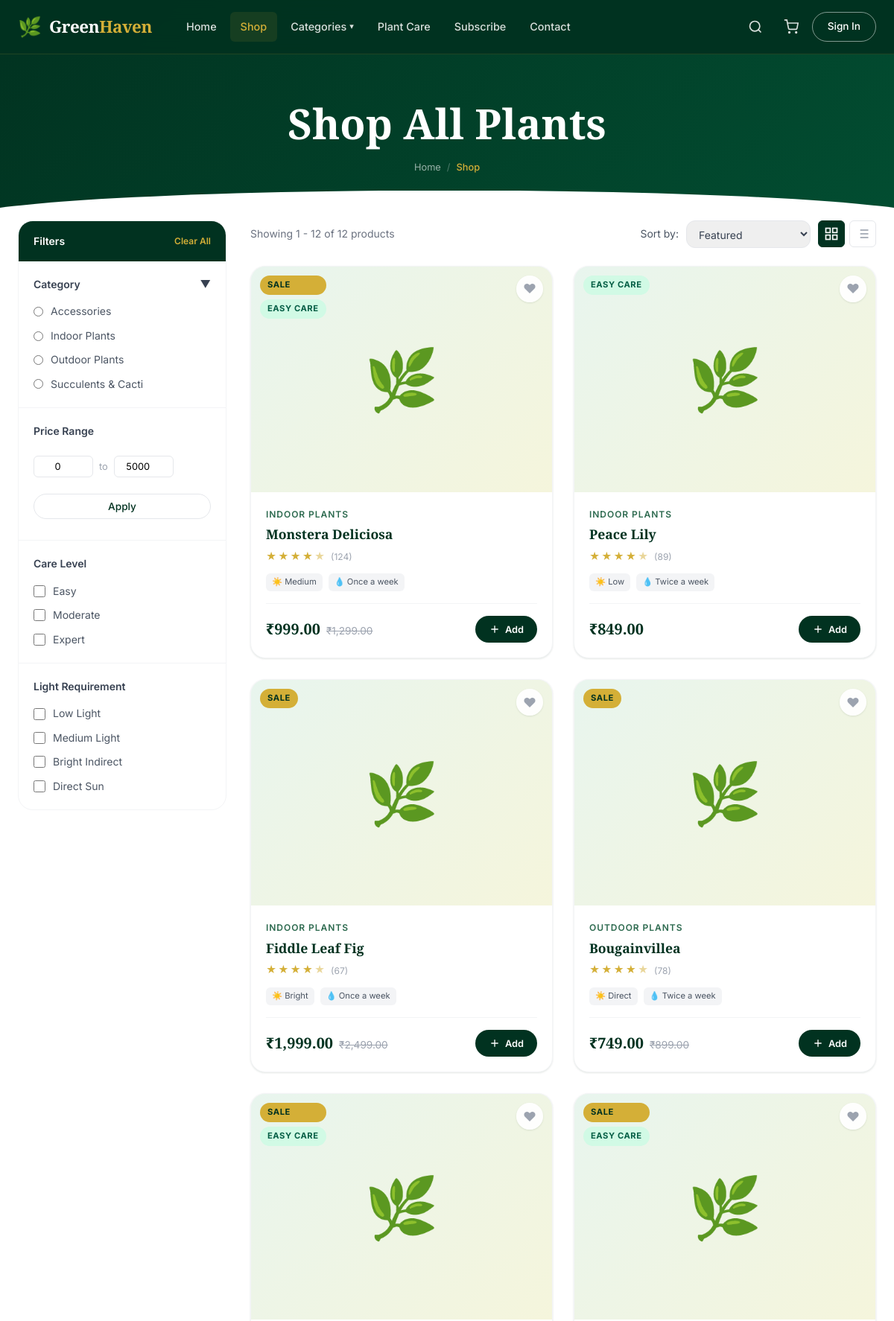
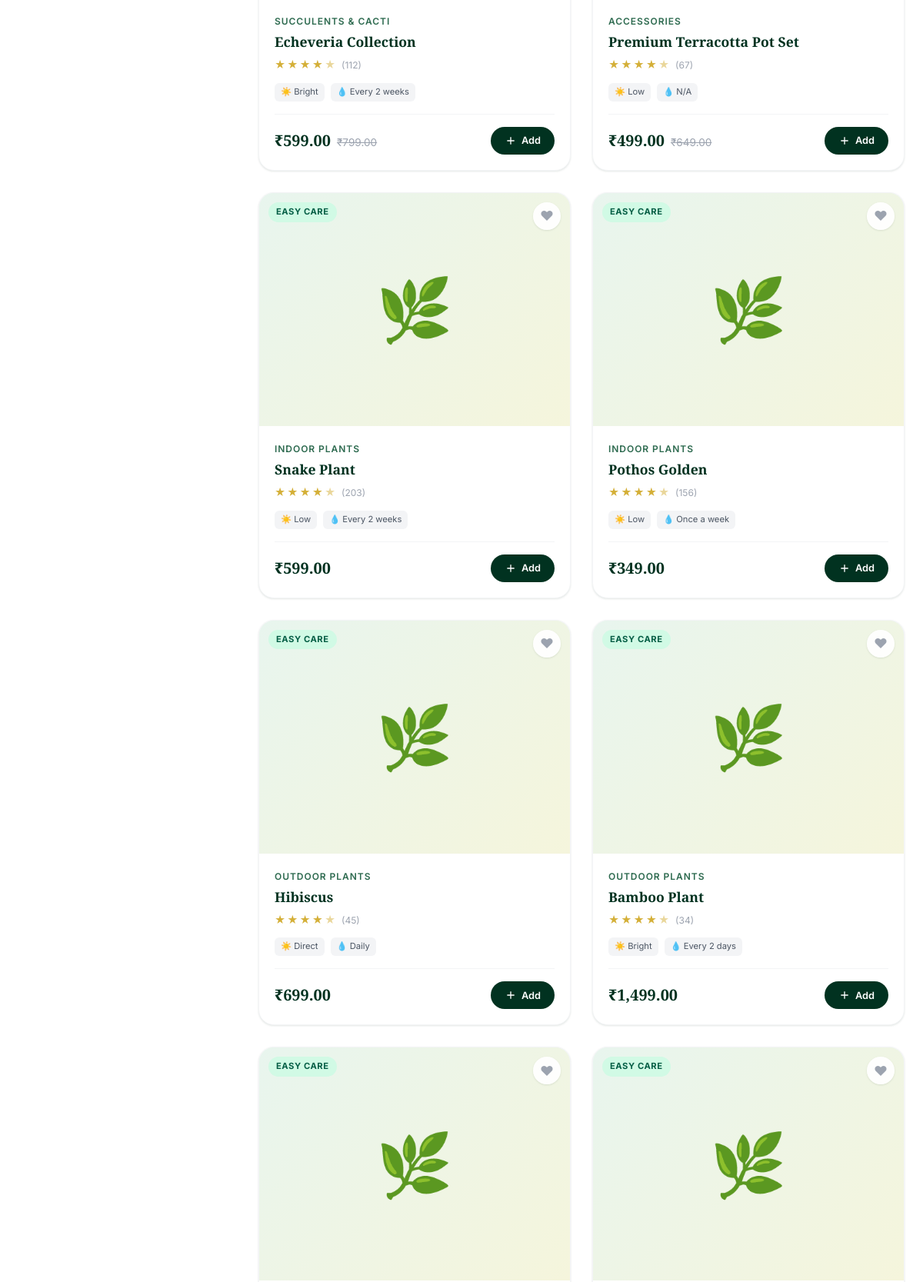
The page /shop.php (upper part) on the database its author committed (2 pictures, top to bottom).
### tables this page shows
CREATE TABLE IF NOT EXISTS categories (
    id INT AUTO_INCREMENT PRIMARY KEY,
    name VARCHAR(100) NOT NULL,
    slug VARCHAR(100) UNIQUE NOT NULL,
    description TEXT,
    icon VARCHAR(100) DEFAULT '🌿',
    image VARCHAR(255),
    is_active TINYINT(1) DEFAULT 1,
    created_at TIMESTAMP DEFAULT CURRENT_TIMESTAMP
);

CREATE TABLE IF NOT EXISTS products (
    id INT AUTO_INCREMENT PRIMARY KEY,
    category_id INT NOT NULL,
    name VARCHAR(200) NOT NULL,
    slug VARCHAR(200) UNIQUE NOT NULL,
    description TEXT,
    short_description VARCHAR(500),
    price DECIMAL(10,2) NOT NULL,
    sale_price DECIMAL(10,2) DEFAULT NULL,
    stock INT DEFAULT 0,
    sku VARCHAR(100),
    care_level ENUM('easy','moderate','expert') DEFAULT 'easy',
    light_requirement ENUM('low','medium','bright','direct') DEFAULT 'medium',
    watering_frequency VARCHAR(100),
    image VARCHAR(255),
    is_featured TINYINT(1) DEFAULT 0,
    is_seasonal TINYINT(1) DEFAULT 0,
    is_subscription TINYINT(1) DEFAULT 0,
    rating DECIMAL(3,2) DEFAULT 0.00,
    review_count INT DEFAULT 0,
    created_at TIMESTAMP DEFAULT CURRENT_TIMESTAMP,
    FOREIGN KEY (category_id) REFERENCES categories(id) ON DELETE CASCADE,
    INDEX idx_category (category_id),
    INDEX idx_featured (is_featured),
    INDEX idx_price (price)
);

### shop.php (the view, shortened to what this page needs)
<?php
require_once __DIR__ . '/includes/functions.php';
$category_slug = $_GET['category'] ?? '';
$sort          = $_GET['sort'] ?? 'featured';
$min_price     = isset($_GET['min_price']) ? (float)$_GET['min_price'] : 0;
$max_price     = isset($_GET['max_price']) ? (float)$_GET['max_price'] : 5000;
$care_levels   = $_GET['care'] ?? [];
$lights        = $_GET['light'] ?? [];
$page          = isset($_GET['page']) ? (int)$_GET['page'] : 1;
$limit         = 12;
$offset        = ($page - 1) * $limit;
$db = getDB();
$where = ["p.stock > 0"];
$params = [];
$whereClause = implode(' AND ', $where);
$orderBy = "p.is_featured DESC, p.created_at DESC";
$countQuery = "SELECT COUNT(*) FROM products p WHERE $whereClause";
$stmt = $db->prepare($countQuery);
$stmt->execute($params);
$totalProducts = $stmt->fetchColumn();
$query = "SELECT p.*, c.name as category_name
          FROM products p
          JOIN categories c ON p.category_id = c.id
          WHERE $whereClause
          ORDER BY $orderBy
          LIMIT $limit OFFSET $offset";
$stmt = $db->prepare($query);
$stmt->execute($params);
$products = $stmt->fetchAll();
$categories = getCategories();
include __DIR__ . '/includes/header.php';
?>
<div class="page-header">
    <h1>Shop All Plants</h1>
    <div class="breadcrumb">
        <a href="<?= SITE_URL ?>/index.php">Home</a>
        <span class="breadcrumb-sep">/</span>
        <span class="breadcrumb-current">Shop</span>
    </div>
</div>
<div class="shop-layout section">
    <aside class="shop-sidebar">
        <div class="filter-panel">
            <div class="filter-header">
                Filters
                <a href="?" class="filter-clear-btn">Clear All</a>
            </div>
            <form action="" method="GET" id="filterForm">
                <div class="filter-section">
                    <div class="filter-title" onclick="this.classList.toggle('collapsed'); this.nextElementSibling.style.display = this.classList.contains('collapsed') ? 'none' : 'flex';">
                        Category <span class="toggle-icon">▼</span>
                    </div>
                    <div class="filter-options">
                        <?php foreach($categories as $cat): ?>
                        <label class="filter-option">
                            <input type="radio" name="category" value="<?= $cat['slug'] ?>" <?= $category_slug === $cat['slug'] ? 'checked' : '' ?> onchange="document.getElementById('filterForm').submit()">
                            <?= sanitize($cat['name']) ?>
                        </label>
                        <?php endforeach; ?>
                    </div>
                </div>
                <div class="filter-section">
                    <div class="filter-title">Price Range</div>
                    <div class="price-range-wrapper">
                        <div class="price-inputs">
                            <input type="number" name="min_price" class="price-input" value="<?= $min_price ?>" min="0" max="5000">
                            <span class="price-sep">to</span>
                            <input type="number" name="max_price" class="price-input" value="<?= $max_price ?>" min="0" max="5000">
                        </div>
                        <button type="submit" class="btn btn-outline-sm btn-full" style="color: var(--green-deep); border-color: var(--gray-200); margin-top: 10px;">Apply</button>
                    </div>
                </div>
                <div class="filter-section">
                    <div class="filter-title">Care Level</div>
                    <div class="filter-options">
                        <label class="filter-option">
                            <input type="checkbox" name="care[]" value="easy" <?= in_array('easy', $care_levels) ? 'checked' : '' ?> onchange="document.getElementById('filterForm').submit()"> Easy
                        </label>
                        <label class="filter-option">
                            <input type="checkbox" name="care[]" value="moderate" <?= in_array('moderate', $care_levels) ? 'checked' : '' ?> onchange="document.getElementById('filterForm').submit()"> Moderate
                        </label>
                        <label class="filter-option">
                            <input type="checkbox" name="care[]" value="expert" <?= in_array('expert', $care_levels) ? 'checked' : '' ?> onchange="document.getElementById('filterForm').submit()"> Expert
                        </label>
                    </div>
                </div>
                <div class="filter-section">
                    <div class="filter-title">Light Requirement</div>
                    <div class="filter-options">
                        <label class="filter-option">
                            <input type="checkbox" name="light[]" value="low" <?= in_array('low', $lights) ? 'checked' : '' ?> onchange="document.getElementById('filterForm').submit()"> Low Light
                        </label>
                        <label class="filter-option">
                            <input type="checkbox" name="light[]" value="medium" <?= in_array('medium', $lights) ? 'checked' : '' ?> onchange="document.getElementById('filterForm').submit()"> Medium Light
                        </label>
                        <label class="filter-option">
                            <input type="checkbox" name="light[]" value="bright" <?= in_array('bright', $lights) ? 'checked' : '' ?> onchange="document.getElementById('filterForm').submit()"> Bright Indirect
                        </label>
                        <label class="filter-option">
                            <input type="checkbox" name="light[]" value="direct" <?= in_array('direct', $lights) ? 'checked' : '' ?> onchange="document.getElementById('filterForm').submit()"> Direct Sun
                        </label>
                    </div>
                </div>
            </form>
        </div>
    </aside>
    <main class="shop-main">
        <div class="shop-toolbar">
            <div class="shop-result-count">
                Showing <?= min($offset + 1, $totalProducts) ?> - <?= min($offset + $limit, $totalProducts) ?> of <?= $totalProducts ?> products
            </div>
            <div class="shop-sort">
                <span class="sort-label">Sort by:</span>
                <select class="sort-select" onchange="document.getElementById('filterSort').value = this.value; document.getElementById('filterForm').submit();">
                    <option value="featured" <?= $sort === 'featured' ? 'selected' : '' ?>>Featured</option>
                </select>
                <div class="view-toggle">
                    <button class="view-btn active" id="gridViewBtn" title="Grid View">
                        <svg width="20" height="20" viewBox="0 0 24 24" fill="none" stroke="currentColor" stroke-width="2"><rect x="3" y="3" width="7" height="7"/><rect x="14" y="3" width="7" height="7"/><rect x="14" y="14" width="7" height="7"/><rect x="3" y="14" width="7" height="7"/></svg>
                    </button>
                    <button class="view-btn" id="listViewBtn" title="List View">
                    </button>
                </div>
            </div>
        </div>
        <?php if($totalProducts > 0): ?>
            <div class="products-grid" id="productsGrid">
                <?php foreach($products as $product): ?>
                <div class="product-card">
                    <div class="product-card-image">
                        <div class="product-badges">
                            <?php if($product['sale_price']): ?>
                                <span class="badge badge-sale">Sale</span>
                            <?php endif; ?>
                            <?php if($product['care_level'] == 'easy'): ?>
                                <span class="badge badge-easy">Easy Care</span>
                            <?php endif; ?>
                        </div>
                        <button class="product-wishlist-btn <?= isInWishlist($_SESSION['user_id'] ?? 0, $product['id']) ? 'active' : '' ?>"
                                onclick="toggleWishlist(<?= $product['id'] ?>, this)"
                                aria-label="Add to wishlist">
                            ♥
                        </button>
                        <a href="<?= SITE_URL ?>/product.php?slug=<?= $product['slug'] ?>">
                            <div class="product-card-image-placeholder">🌿</div>
                        </a>
                    </div>
                    <div class="product-card-body">
                        <span class="product-category"><?= sanitize($product['category_name']) ?></span>
                        <h3 class="product-name">
                            <a href="<?= SITE_URL ?>/product.php?slug=<?= $product['slug'] ?>">
                                <?= sanitize($product['name']) ?>
                            </a>
                        </h3>
                        <div class="product-rating">
                            <?= getStarRating($product['rating']) ?>
                            <span class="rating-count">(<?= $product['review_count'] ?>)</span>
                        </div>
                        <div class="product-care">
                            <span class="care-tag" title="Light Requirement">☀️ <?= ucfirst($product['light_requirement']) ?></span>
                            <span class="care-tag" title="Watering">💧 <?= sanitize($product['watering_frequency']) ?></span>
                        </div>
                        <div class="product-footer">
                            <div class="product-price">
                                <?php if($product['sale_price']): ?>
                                    <span class="price-current"><?= formatPrice($product['sale_price']) ?></span>
                                    <span class="price-original"><?= formatPrice($product['price']) ?></span>
                                <?php else: ?>
                                    <span class="price-current"><?= formatPrice($product['price']) ?></span>
                                <?php endif; ?>
                            </div>
                            <button class="add-to-cart-btn" onclick="addToCart(<?= $product['id'] ?>)">
                                <svg width="16" height="16" viewBox="0 0 24 24" fill="none" stroke="currentColor" stroke-width="2"><path d="M12 5v14M5 12h14"/></svg>
                                Add
                            </button>
                        </div>
                    </div>
                </div>
                <?php endforeach; ?>
            </div>
        <?php endif; ?>
    </main>
</div>
<?php include __DIR__ . '/includes/footer.php'; ?>

### includes/functions.php (shortened to what this page needs)
<?php
function formatPrice($amount) {
    return CURRENCY . number_format($amount, 2);
}
function sanitize($input) {
    return htmlspecialchars(strip_tags(trim($input)), ENT_QUOTES, 'UTF-8');
}
function getCategories($activeOnly = true) {
    $db = getDB();
    $sql = "SELECT * FROM categories";
    if ($activeOnly) $sql .= " WHERE is_active = 1";
    $sql .= " ORDER BY name ASC";
    return $db->query($sql)->fetchAll();
}
function isInWishlist($user_id, $product_id) {
    $db = getDB();
    $stmt = $db->prepare("SELECT id FROM wishlists WHERE user_id = ? AND product_id = ?");
    $stmt->execute([$user_id, $product_id]);
    return $stmt->fetch() !== false;
}
function getStarRating($rating, $max = 5) {
    $html = '<div class="star-rating">';
    for ($i = 1; $i <= $max; $i++) {
        if ($i <= floor($rating)) {
            $html .= '<span class="star full">★</span>';
        } elseif ($i - $rating < 1 && $i - $rating > 0) {
            $html .= '<span class="star half">★</span>';
        } else {
            $html .= '<span class="star empty">☆</span>';
        }
    }
    $html .= '</div>';
    return $html;
}

### assets/css/components.css (style rules this page uses)
.shop-layout { display: grid; grid-template-columns: 280px 1fr; gap: 32px; max-width: var(--max-width); margin: 0 auto; padding: 40px 24px; padding-top: 0; }
.shop-sidebar { position: sticky; top: calc(var(--navbar-height) + 24px); height: fit-content; }
.filter-panel { background: var(--white); border-radius: var(--radius-lg); border: 1px solid var(--gray-100); overflow: hidden; }
.filter-header { padding: 16px 20px; background: var(--green-deep); color: var(--white); display: flex; align-items: center; justify-content: space-between; font-weight: 600; font-size: 0.875rem; }
.filter-clear-btn { font-size: 0.75rem; color: var(--gold); background: none; border: none; cursor: pointer; }
.filter-section { padding: 20px; border-bottom: 1px solid var(--gray-100); }
.filter-section:last-child { border-bottom: none; }
.filter-title { font-size: 0.875rem; font-weight: 600; color: var(--gray-700); margin-bottom: 14px; display: flex; align-items: center; justify-content: space-between; cursor: pointer; }
.filter-title .toggle-icon { transition: transform var(--transition-fast); }
.filter-options { display: flex; flex-direction: column; gap: 10px; }
.filter-option { display: flex; align-items: center; gap: 10px; cursor: pointer; font-size: 0.875rem; color: var(--gray-600); transition: color var(--transition-fast); }
.filter-option input[type="checkbox"] { width: 16px; height: 16px; accent-color: var(--green-deep); cursor: pointer; }
.price-range-wrapper { padding: 8px 0; }
.price-inputs { display: flex; align-items: center; gap: 8px; margin-bottom: 12px; }
.price-input { width: 80px; padding: 6px 10px; border: 1px solid var(--gray-200); border-radius: var(--radius-sm); font-size: 0.8rem; text-align: center; }
.price-sep { color: var(--gray-400); font-size: 0.8rem; }
.shop-toolbar { display: flex; align-items: center; justify-content: space-between; margin-bottom: 24px; flex-wrap: wrap; gap: 12px; }
.shop-result-count { font-size: 0.875rem; color: var(--gray-500); }
.shop-sort { display: flex; align-items: center; gap: 10px; }
.sort-label { font-size: 0.875rem; color: var(--gray-600); white-space: nowrap; }
.sort-select { padding: 8px 12px; border: 1px solid var(--gray-200); border-radius: var(--radius-md); font-size: 0.875rem; color: var(--gray-700); cursor: pointer; outline: none; }
.view-toggle { display: flex; gap: 6px; }
.view-btn { width: 36px; height: 36px; border-radius: var(--radius-sm); display: flex; align-items: center; justify-content: center; border: 1px solid var(--gray-200); color: var(--gray-400); transition: all var(--transition-fast); cursor: pointer; background: var(--white); }
.view-btn.active { background: var(--green-deep); color: var(--white); border-color: var(--green-deep); }

### rows shown on the page
categories: slug "☐ Accessories", name "Accessories"
categories: slug "☐ Indoor Plants", name "Indoor Plants"
categories: slug "☐ Outdoor Plants", name "Outdoor Plants"
categories: slug "☐ Succulents & Cacti", name "Succulents & Cacti"
products: shows "SALE", care_level "EASY CARE", category.name "INDOOR PLANTS", name "Monstera Deliciosa", review_count "124", light_requirement "Medium", watering_frequency "Once a week", sale_price "₹999.00", price "₹1,299.00"
products: care_level "EASY CARE", category.name "INDOOR PLANTS", name "Peace Lily", review_count "89", light_requirement "Low", watering_frequency "Twice a week", price "₹849.00"
products: shows "SALE", category.name "INDOOR PLANTS", name "Fiddle Leaf Fig", review_count "67", light_requirement "Bright", watering_frequency "Once a week", sale_price "₹1,999.00", price "₹2,499.00"
products: shows "SALE", category.name "OUTDOOR PLANTS", name "Bougainvillea", review_count "78", light_requirement "Direct", watering_frequency "Twice a week", sale_price "₹749.00", price "₹899.00"
products: shows "SALE", care_level "EASY CARE", category.name "SUCCULENTS & CACTI", name "Echeveria Collection", review_count "112", light_requirement "Bright", watering_frequency "Every 2 weeks", sale_price "₹599.00", price "₹799.00"
products: shows "SALE", care_level "EASY CARE", category.name "ACCESSORIES", name "Premium Terracotta Pot Set", review_count "67", light_requirement "Low", watering_frequency "N/A", sale_price "₹499.00", price "₹649.00"
products: care_level "EASY CARE", category.name "INDOOR PLANTS", name "Snake Plant", review_count "203", light_requirement "Low", watering_frequency "Every 2 weeks", price "₹599.00"
products: care_level "EASY CARE", category.name "INDOOR PLANTS", name "Pothos Golden", review_count "156", light_requirement "Low", watering_frequency "Once a week", price "₹349.00"
products: care_level "EASY CARE", category.name "OUTDOOR PLANTS", name "Hibiscus", review_count "45", light_requirement "Direct", watering_frequency "Daily", price "₹699.00"
products: care_level "EASY CARE", category.name "OUTDOOR PLANTS", name "Bamboo Plant", review_count "34", light_requirement "Bright", watering_frequency "Every 2 days", price "₹1,499.00"
products: care_level "EASY CARE"
products: care_level "EASY CARE"

### other values the page prints
min($offset + 1, $totalProducts) "1"
min($offset + $limit, $totalProducts) "12"
$totalProducts "12"
